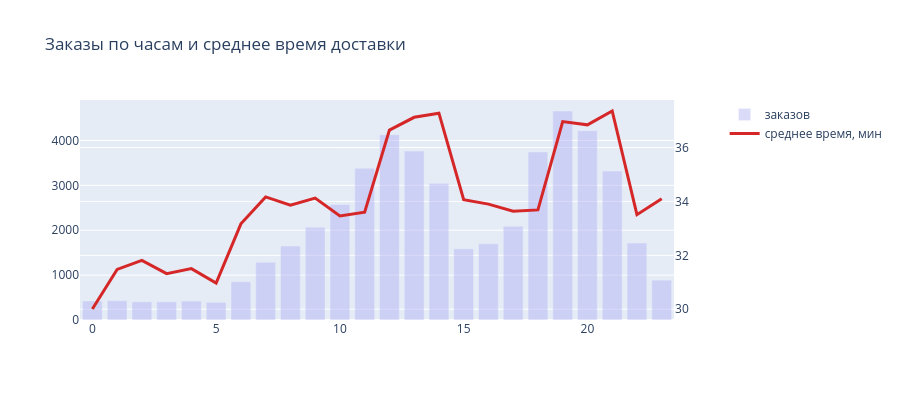

The notebook cell this image was saved under:
### Markdown cell above
### 2.4 Дистанция, время готовки и временные закономерности

### Code cell
d['dist_bin'] = pd.cut(d['distance_km'], [0, 2, 5, 8, 11, 26],
                       labels=['0–2', '2–5', '5–8', '8–11', '11+'])
seg = d.groupby('dist_bin', observed=True).agg(
    n=('delay', 'size'),
    mean_actual=('actual_delivery_time_minutes', 'mean'),
    mean_prep=('restaurant_preparation_time_minutes', 'mean'),
    late_rate=('delay', lambda s: (s > 0).mean()),
)
print(seg.round(2))

fig = make_subplots(specs=[[{'secondary_y': True}]])
h = d.groupby('order_hour').agg(n=('delay', 'size'),
                                mean_actual=('actual_delivery_time_minutes', 'mean')).reset_index()
fig.add_bar(x=h['order_hour'], y=h['n'], name='заказов', marker_color='#B6B6F5', opacity=0.5)
fig.add_scatter(x=h['order_hour'], y=h['mean_actual'], name='среднее время, мин',
                line=dict(color='#d62728', width=3), secondary_y=True)
fig.update_layout(height=400, title='Заказы по часам и среднее время доставки')
fig.show()

### Figure 1 — Plotly figure (JSON) as saved in the notebook; plotly's stock layout.template omitted (floating-point values rounded to 4 significant figures)
{"data": [{"marker": {"color": "#B6B6F5"}, "name": "заказов", "opacity": 0.5, "type": "bar", "x": [0, 1, 2, 3, 4, 5, 6, 7, 8, 9, 10, 11, 12, 13, 14, 15, 16, 17, 18, 19, 20, 21, 22, 23], "y": [423, 430, 405, 404, 422, 395, 852, 1288, 1647, 2069, 2572, 3381, 4129, 3763, 3045, 1585, 1697, 2086, 3744, 4656, 4217, 3319, 1714, 889]}, {"line": {"color": "#d62728", "width": 3}, "name": "среднее время, мин", "type": "scatter", "x": [0, 1, 2, 3, 4, 5, 6, 7, 8, 9, 10, 11, 12, 13, 14, 15, 16, 17, 18, 19, 20, 21, 22, 23], "xaxis": "x", "y": [30.01, 31.48, 31.81, 31.32, 31.51, 30.97, 33.17, 34.17, 33.86, 34.13, 33.46, 33.6, 36.65, 37.12, 37.27, 34.06, 33.9, 33.64, 33.69, 36.96, 36.84, 37.35, 33.51, 34.1], "yaxis": "y2"}], "layout": {"height": 400, "title": {"text": "Заказы по часам и среднее время доставки"}, "xaxis": {"anchor": "y", "domain": [0, 0.94]}, "yaxis": {"anchor": "x", "domain": [0, 1]}, "yaxis2": {"anchor": "x", "overlaying": "y", "side": "right"}}}
